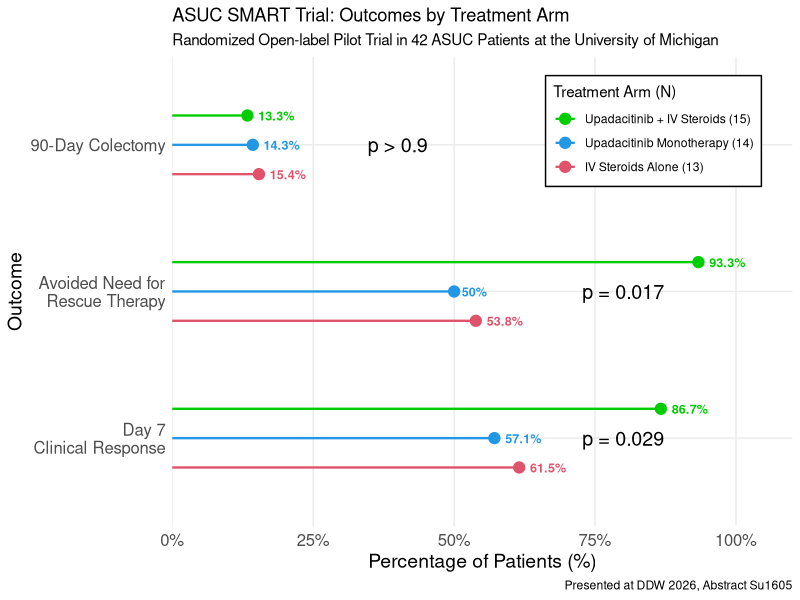
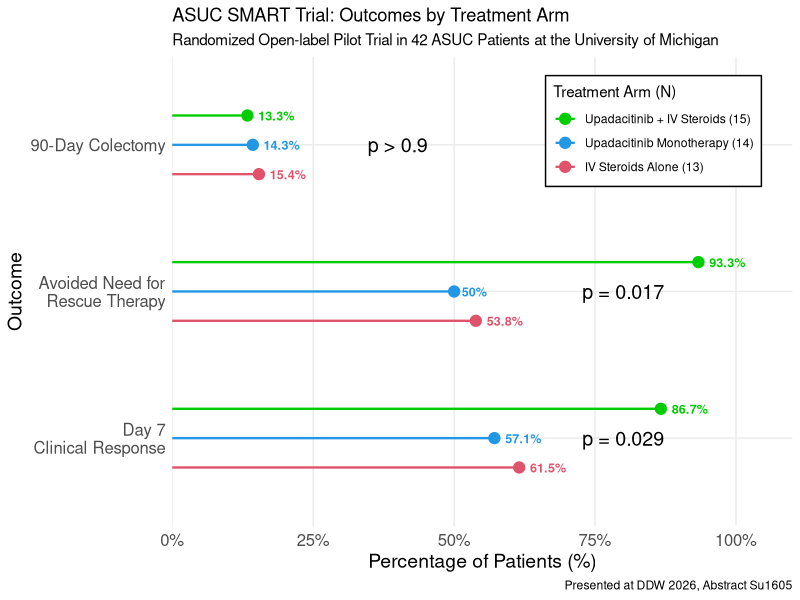

Source code (R) for these figures, in order:
# data from ASUC SMART Trial inpatient

library(tidyverse)
# in percentages
data <- tibble::tribble(
  ~pt_id, ~arm, ~d7resp, ~avoid_rescue, ~colect_90d,
  1, 'upa', 1, 1, 0,
  2, 'upa', 1, 1, 0,
  3, 'upa', 1, 1, 0,
  4, 'upa', 1, 1, 0,
  5, 'upa', 1, 1, 0,
  6, 'upa', 1, 1, 0,
  7, 'upa', 1, 1, 0,
  8, 'upa', 1, 0, 0,
  9, 'upa', 0, 0, 0,
  10, 'upa', 0, 0, 0,
  11, 'upa', 0, 0, 0,
  12, 'upa', 0, 0, 0,
  13, 'upa', 0, 0, 1,
  14, 'upa', 0, 0, 1,
  15, 'upa+ivcs', 1, 1, 0,
  16, 'upa+ivcs', 1, 1, 0,
  17, 'upa+ivcs', 1, 1, 0,
  18, 'upa+ivcs', 1, 1, 0,
  19, 'upa+ivcs', 1, 1, 0,
  20, 'upa+ivcs', 1, 1, 0,
  21, 'upa+ivcs', 1, 1, 0,
  22, 'upa+ivcs', 1, 1, 0,
  23, 'upa+ivcs', 1, 1, 0,
  24, 'upa+ivcs', 1, 1, 0,
  25, 'upa+ivcs', 1, 1, 0,
  26, 'upa+ivcs', 1, 1, 0,
  27, 'upa+ivcs', 1, 1, 0,
  28, 'upa+ivcs', 0, 1, 1,
  29, 'upa+ivcs', 0, 0, 1,
  30, 'ivcs', 1, 1, 0,
  31, 'ivcs', 1, 1, 0,
  32, 'ivcs', 1, 1, 0,
  33, 'ivcs', 1, 1, 0,
  34, 'ivcs', 1, 1, 0,
  35, 'ivcs', 0, 1, 0,
  36, 'ivcs', 0, 1, 0,
  37, 'ivcs', 0, 0, 0,
  38, 'ivcs', 0, 0, 0,
  39, 'ivcs', 0, 0, 0,
  40, 'ivcs', 1, 0, 0,
  41, 'ivcs', 1, 0, 1,
  42, 'ivcs', 1, 0, 1,
)

plot_data <- data %>%
  pivot_longer(
    cols = c(d7resp, avoid_rescue, colect_90d),
    names_to = "outcome",
    values_to = "value"
  ) %>%
  group_by(arm, outcome) %>%
  summarize(pct = mean(value) * 100, .groups = "drop") %>%
  mutate(
    outcome = factor(
      outcome,
      levels = c("d7resp", "avoid_rescue", "colect_90d"),
      labels = c("Day 7\nClinical Response", "Avoided Need for\nRescue Therapy", "90-Day Colectomy")
    ),
    arm = factor(arm, levels = c("ivcs", "upa", "upa+ivcs"))
  )


# 3. Create Horizontal Lollipop Plot
pd <- position_dodge(width = 0.6)

ggplot(plot_data, aes(y = outcome, color = arm)) +
  geom_linerange(
    aes(xmin = 0, xmax = pct),
    position = pd,
    linewidth = 0.8
  ) +
  geom_point(
    aes(x = pct),
    position = pd,
    size = 3.5
  ) +
  geom_text(
    aes(x = pct, label = paste0(round(pct, 1), "%")),
    position = pd,
    fontface  = "bold",
    hjust = -0.3,
    size = 3.2,
    show.legend = FALSE
  ) +
  scale_x_continuous(
    labels = function(x) paste0(x, "%"),
    limits = c(0, 110),
    expand = c(0, 0)
  ) +
  scale_color_manual(values = c("green3", "#2297E6", "#DF536B"),
                     name = "Treatment Arm (N)",
                     limits = c("upa+ivcs", "upa", "ivcs"),
                     labels = c(
                       "upa+ivcs" = "Upadacitinib + IV Steroids (15)",
                       "upa"      = "Upadacitinib Monotherapy (14)",
                       "ivcs"     = "IV Steroids Alone (13)")
                     ) +
  labs(
    title = "ASUC SMART Trial: Outcomes by Treatment Arm",
    subtitle = "Randomized Open-label Pilot Trial in 42 ASUC Patients at the University of Michigan",
    x = "Percentage of Patients (%)",
    y = "Outcome",
    caption = "Presented at DDW 2026, Abstract Su1605"
  ) +
  annotate('text', x = 40, y =3, label = "p > 0.9", size = 5) +
  annotate('text', x = 80, y =2, label = "p = 0.017", size = 5) +
  annotate('text', x = 80, y =1, label = "p = 0.029", size = 5) +
  theme_minimal() +
  theme(
    panel.grid.minor = element_blank(),
    axis.text.y = element_text(size = 12),
    axis.text.x = element_text(size = 12),
    axis.title.y = element_text(size = 14),
    axis.title.x = element_text(size = 14),
    
    # Position legend inside top right
    legend.position = c(0.95, 0.96),
    legend.justification = c(1, 1),
    legend.direction = "vertical",
    
    # add a transparent background box behind the legend for clarity
    legend.background = element_rect(color = "black", fill = "white")
  )

ggsave('smart_trial.png', width = 8, height = 6)
